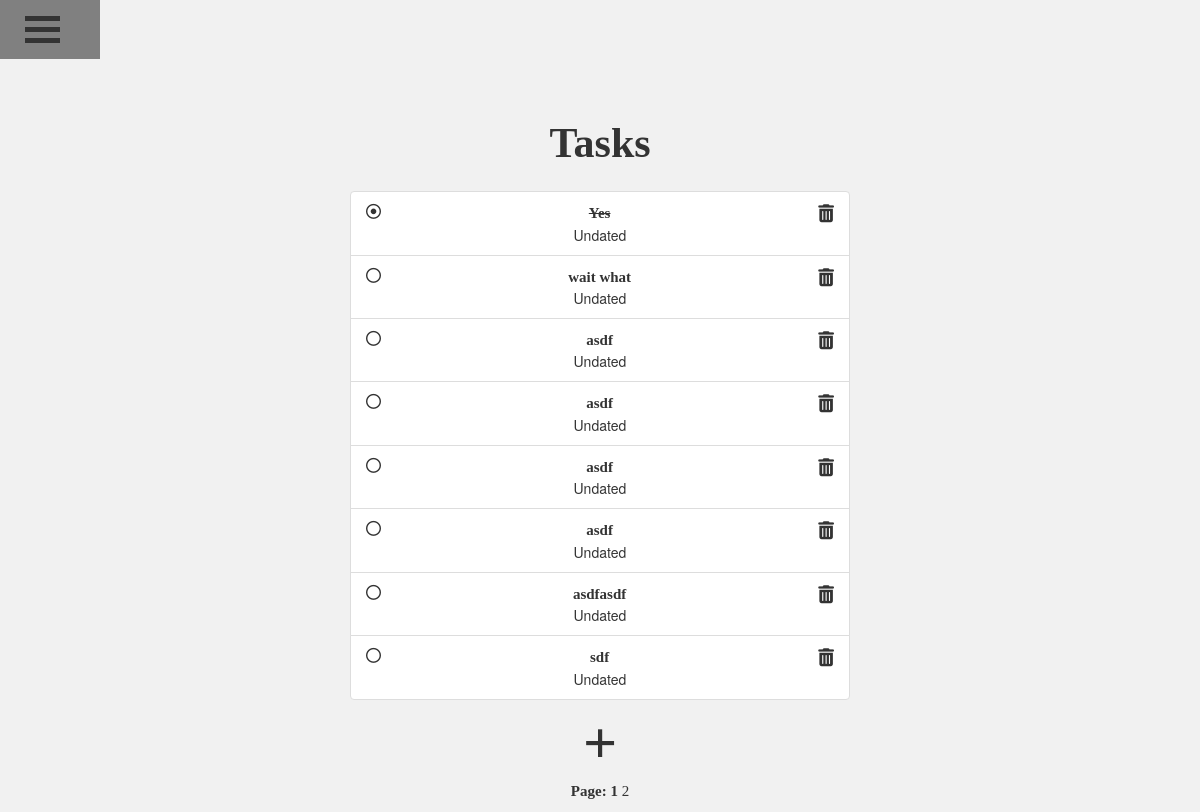
The app's page /todo_list (signed in), older data.
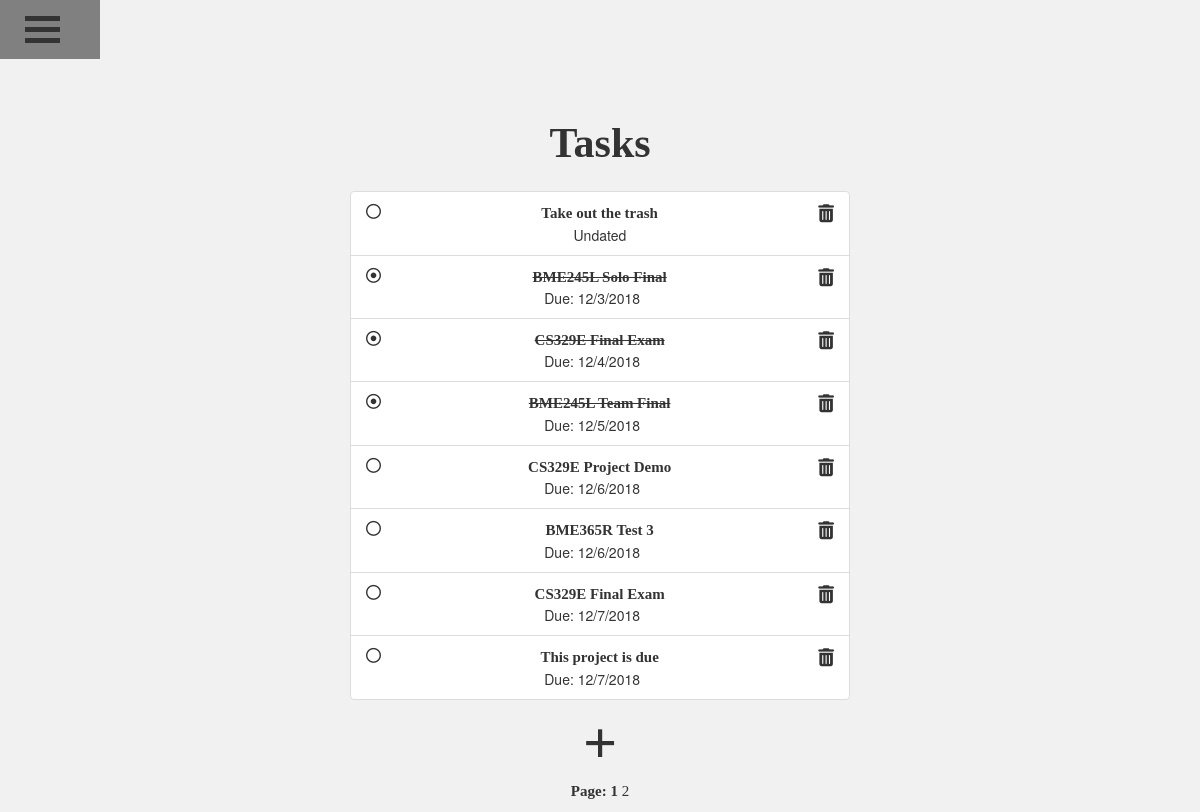
The same page, newer data.
### Application/models.py (models this page shows)
class Task(db.Model):
	id = db.Column(db.Integer, primary_key=True)
	title = db.Column(db.String(20))
	description = db.Column(db.String(200))
	complete = db.Column(db.Boolean, nullable=False, default=False)
	due = db.Column(db.DateTime, nullable=True)
	user = db.Column(db.Integer, db.ForeignKey('user.id'), nullable=False)

### Application/routes.py (the view)
@application.route('/todo_list')
@login_required
def ToDoList():
	page = request.args.get('page', 1, type=int)
	tasks = Task.query.filter_by(author=current_user)\
	.order_by(Task.due.asc())\
	.paginate(page=page, per_page=8)
	return render_template('/todo_list.html', title='ToDoList', tasks=tasks, user=current_user)

### Application/models.py (called while the page is built)
@login_manager.user_loader # loads in user
def load_user(user_id):
	return User.query.get(int(user_id))

### Application/templates/todo_list.html (shortened to what this page needs)
{% extends "layout.html" %}
{% block content %}
<link rel="stylesheet" href="https://cdnjs.cloudflare.com/ajax/libs/font-awesome/4.7.0/css/font-awesome.min.css">
<div align="center">
    <div class="row">
	    <div class="col-sm">
		    <h2>Tasks</h2>
	    </div>
    </div>
    <div class="list-group-flush" id="tasks" style="padding-top: 15px">
		{% for task in tasks.items %}
            <div class="list-group-item list-group-item-primary">
				<a href="/task/{{ task.id }}/delete" style="float: right; font-size: 18px"><i class="fa fa-trash"></i></a>
				{% if task.complete %}
	                <a href="/task/{{ task.id }}/complete" style="float: left">
						<div id="checking" onclick="checked(this)">
							<i class="fa fa-dot-circle-o"></i>
						</div>
					</a>
	            	<a style="text-decoration: line-through;" href="{{ url_for('view', task_id=task.id )}}" target="_blank">{{ task.title }}</a><br>
				{% else %}
					<a href="/task/{{ task.id }}/complete" style="float: left">
						<div id="checking" onclick="checked(this)">
							<i class="fa fa-circle-o"></i>
						</div>
					</a>
					<a style="text-decoration: none;" href="{{ url_for('view', task_id=task.id )}}" target="_blank">{{ task.title }}</a><br>
				{% endif %}
				{% if task.due != None %}
					Due: {{ task.due.month|string+'/'+task.due.day|string+'/'+ task.due.year|string }}<br>
				{% else %}
					&nbsp;&nbsp;&nbsp;&nbsp;Undated<br>
				{% endif %}
	        </div>
		{% endfor %}
    </div>
</div>
<div align="center" style="padding-bottom: 15px;">
    <form method='GET' action ='/task/new'>
   		<button href="/task/new" class="addButton">+</button>
   	</form>
</div>
    <p align="center">Page:
    {% for page_num in tasks.iter_pages(left_edge=1, right_edge=1, left_current=1, right_current=2) %}
    	{% if page_num %}
    		{% if tasks.page == page_num %}
				<a href="{{ url_for('ToDoList', page=page_num) }}" style="font-weight: bold;">{{ page_num }}</a>
			{% else %}
				<a href="{{ url_for('ToDoList', page=page_num) }}" style="font-weight: normal;">{{ page_num }}</a>
			{% endif %}
		{% else %}
			...
		{% endif %}
	{% endfor %}</p>
{% endblock content %}

### Application/templates/layout.html (shortened to what this page needs)
<!DOCTYPE html>
<html>
<head>
    <link rel="stylesheet" href="https://maxcdn.bootstrapcdn.com/bootstrap/3.3.7/css/bootstrap.min.css">
	<link rel="stylesheet" media="screen" href="https://fontlibrary.org/face/now" type="text/css"/>
    <link rel="stylesheet" media="screen" href="{{url_for('static', filename='style.css') }}" type="text/css"/>
</head>
<body style="width: 100%; overflow: hidden;">
	<div class="dropdown" onclick="openNav(this)">
		<button class="open-btn">
			<div class="container">
  				<div class="bar1"></div>
  				<div class="bar2"></div>
  				<div class="bar3"></div>
			</div>
		</button>
    </div>
	<br><br><br><br><br>
	{% block content %}{% endblock %}
</body>
</html>

### Application/static/style.css (style rules this page uses)
html { overflow-x: hidden; }
.list-group-flush { width: 500px; }
.row { padding-left: 45px; padding-right: 45px; }
h2 { font-family: 'Now'; font-weight: bold; font-size: 42px; text-align: center; color: #333; }
p { font-family: 'Now'; font-weight: bold; font-style: normal; font-size: 15px; color: #333; }
a { font-family: 'Now'; font-weight: bold; font-style: normal; font-size: 15px; color: #333; }
body { background-color: #f1f1f1; background-position: center; }
.addButton { background-color: Transparent; background-repeat:no-repeat; border: none; cursor:pointer; overflow: hidden; font-size: 60px; height: 60px; }
form { font-family: 'Now'; font-weight: bold; color: #333333; }
.open-btn { background-color: transparent; padding: 10px; font-size: 20px; border: none; transition: 0.5s ease; z-index: 56; max-width: 100px; }
.dropdown { position: absolute; display: inline-block; }
.container { display: inline-block; cursor: pointer; float: left; }
.bar1, .bar2, .bar3 { width: 35px; height: 5px; background-color: #333; margin: 6px 0; transition: 0.4s; }

Row changes from the older to the newer data that the page shows:
removed Task: title "Yes", shows "Undated"
removed Task: title "wait what", shows "Undated"
removed Task: title "asdf", shows "Undated"
removed Task: title "asdf", shows "Undated"
removed Task: title "asdf", shows "Undated"
removed Task: title "asdf", shows "Undated"
removed Task: title "asdfasdf", shows "Undated"
removed Task: title "sdf", shows "Undated"
added Task: title "Take out the trash", shows "Undated"
added Task: title "BME245L Solo Final", due.month "12/3/2018"
added Task: title "CS329E Final Exam", due.month "12/4/2018"
added Task: title "BME245L Team Final", due.month "12/5/2018"
added Task: title "CS329E Project Demo", due.month "12/6/2018"
added Task: title "BME365R Test 3", due.month "12/6/2018"
added Task: title "CS329E Final Exam", due.month "12/7/2018"
added Task: title "This project is due", due.month "12/7/2018"
